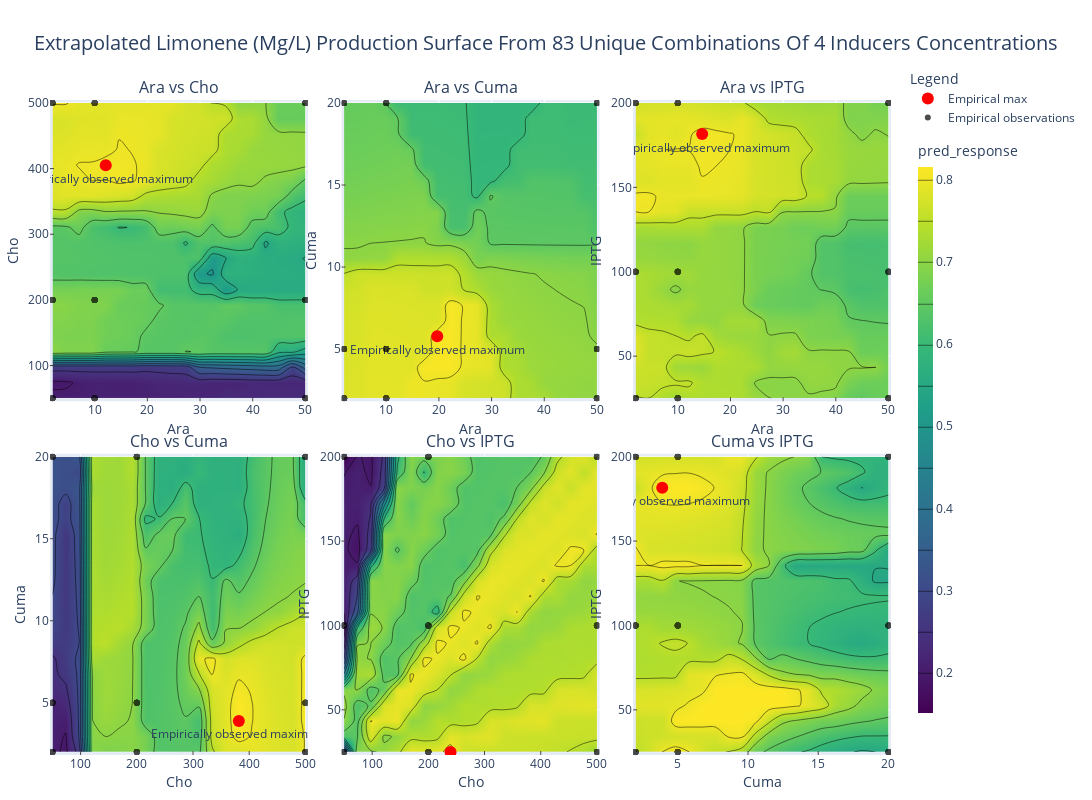

The cell this chart's notebook holds for it:
### Code cell
from IPython.display import Image, display


def file_write(fig, filename):
    file_name = filename.replace(" ", "-").lower()
    fig.update_layout(height=800, width=1400)
    fig.write_image(
        f"images/{file_name}.png", width=1400, height=800
    )  # Save with same parameters as shown
    # display(Image(filename=f"images/{file_name}.png"))
    fig.show()


plotter = mg_mod.MeshGridSlicePlotter(
    response_mesh_grid,
    parameters,
    "pred_response",
    optimum_coords,
    cutoff=50,
    empirical_grid_df=unique_combinations,
)
fig = plotter.plot_all_slices()
fig.update_layout(
    title_text="Extrapolated Limonene (mg/L) production surface from 83 unique combinations of 4 inducers concentrations".title(),
    title_font_size=20,
)


file_write(fig, "dry signal")

### Figure 1 — Plotly figure (JSON) as saved in the notebook; plotly's stock layout.template omitted (floating-point values rounded to 4 significant figures; data arrays with more than 128 entries replaced by an {"elided": "..."} marker saying what was removed)
{"data": [{"colorscale": [[0, "#440154"], [0.1111, "#482878"], [0.2222, "#3e4989"], [0.3333, "#31688e"], [0.4444, "#26828e"], [0.5556, "#1f9e89"], [0.6667, "#35b779"], [0.7778, "#6ece58"], [0.8889, "#b5de2b"], [1, "#fde725"]], "contours": {"coloring": "heatmap"}, "legendgroup": "Limonene (mg/L)", "name": "Limonene (mg/L)", "showscale": false, "type": "contour", "x": [2.0, 4.526, 7.053, 9.579, 12.11, 14.63, 17.16, 19.68, 22.21, 24.74, 27.26, 29.79, 32.32, 34.84, 37.37, 39.89, 42.42, 44.95, 47.47, 50.0], "xaxis": "x", "y": [50.0, 73.68, 97.37, 121.1, 144.7, 168.4, 192.1, 215.8, 239.5, 263.2, 286.8, 310.5, 334.2, 357.9, 381.6, 405.3, 428.9, 452.6, 476.3, 500.0], "yaxis": "y", "z": {"elided": "20x20 float values"}, "zmax": 0.8163, "zmin": 0.1514}, {"marker": {"color": "red", "size": 12, "symbol": "circle"}, "mode": "markers+text", "name": "Empirical max", "showlegend": true, "text": ["Empirically observed maximum"], "textposition": "bottom center", "type": "scatter", "x": [12.11], "xaxis": "x", "y": [405.3], "yaxis": "y"}, {"marker": {"color": "black", "size": 6}, "mode": "markers", "name": "Empirical observations", "opacity": 0.7, "showlegend": true, "type": "scatter", "x": [2.0, 2.0, 2.0, 2.0, 2.0, 2.0, 2.0, 2.0, 2.0, 2.0, 2.0, 2.0, 2.0, 2.0, 2.0, 2.0, 2.0, 2.0, 2.0, 2.0, 2.0, 2.0, 2.0, 2.0, 2.0, 2.0, 2.0, 10.0, 10.0, 10.0, 10.0, 10.0, 10.0, 10.0, 10.0, 10.0, 10.0, 10.0, 10.0, 10.0, 10.0, 10.0, 10.0, 10.0, 10.0, 10.0, 10.0, 10.0, 10.0, 10.0, 10.0, 10.0, 10.0, 10.0, 50.0, 50.0, 50.0, 50.0, 50.0, 50.0, 50.0, 50.0, 50.0, 50.0, 50.0, 50.0, 50.0, 50.0, 50.0, 50.0, 50.0, 50.0, 50.0, 50.0, 50.0, 50.0, 50.0, 50.0, 50.0, 50.0, 50.0], "xaxis": "x", "y": [50.0, 50.0, 50.0, 50.0, 50.0, 50.0, 50.0, 50.0, 50.0, 200.0, 200.0, 200.0, 200.0, 200.0, 200.0, 200.0, 200.0, 200.0, 500.0, 500.0, 500.0, 500.0, 500.0, 500.0, 500.0, 500.0, 500.0, 50.0, 50.0, 50.0, 50.0, 50.0, 50.0, 50.0, 50.0, 50.0, 200.0, 200.0, 200.0, 200.0, 200.0, 200.0, 200.0, 200.0, 200.0, 500.0, 500.0, 500.0, 500.0, 500.0, 500.0, 500.0, 500.0, 500.0, 50.0, 50.0, 50.0, 50.0, 50.0, 50.0, 50.0, 50.0, 50.0, 200.0, 200.0, 200.0, 200.0, 200.0, 200.0, 200.0, 200.0, 200.0, 500.0, 500.0, 500.0, 500.0, 500.0, 500.0, 500.0, 500.0, 500.0], "yaxis": "y"}, {"colorscale": [[0, "#440154"], [0.1111, "#482878"], [0.2222, "#3e4989"], [0.3333, "#31688e"], [0.4444, "#26828e"], [0.5556, "#1f9e89"], [0.6667, "#35b779"], [0.7778, "#6ece58"], [0.8889, "#b5de2b"], [1, "#fde725"]], "contours": {"coloring": "heatmap"}, "legendgroup": "Limonene (mg/L)", "name": "Limonene (mg/L)", "showscale": false, "type": "contour", "x": [2.0, 4.526, 7.053, 9.579, 12.11, 14.63, 17.16, 19.68, 22.21, 24.74, 27.26, 29.79, 32.32, 34.84, 37.37, 39.89, 42.42, 44.95, 47.47, 50.0], "xaxis": "x2", "y": [2.0, 2.947, 3.895, 4.842, 5.789, 6.737, 7.684, 8.632, 9.579, 10.53, 11.47, 12.42, 13.37, 14.32, 15.26, 16.21, 17.16, 18.11, 19.05, 20.0], "yaxis": "y2", "z": {"elided": "20x20 float values"}, "zmax": 0.8163, "zmin": 0.1514}, {"marker": {"color": "red", "size": 12, "symbol": "circle"}, "mode": "markers+text", "name": "Empirical max", "showlegend": false, "text": ["Empirically observed maximum"], "textposition": "bottom center", "type": "scatter", "x": [19.68], "xaxis": "x2", "y": [5.789], "yaxis": "y2"}, {"marker": {"color": "black", "size": 6}, "mode": "markers", "name": "Empirical observations", "opacity": 0.7, "showlegend": false, "type": "scatter", "x": [2.0, 2.0, 2.0, 2.0, 2.0, 2.0, 2.0, 2.0, 2.0, 2.0, 2.0, 2.0, 2.0, 2.0, 2.0, 2.0, 2.0, 2.0, 2.0, 2.0, 2.0, 2.0, 2.0, 2.0, 2.0, 2.0, 2.0, 10.0, 10.0, 10.0, 10.0, 10.0, 10.0, 10.0, 10.0, 10.0, 10.0, 10.0, 10.0, 10.0, 10.0, 10.0, 10.0, 10.0, 10.0, 10.0, 10.0, 10.0, 10.0, 10.0, 10.0, 10.0, 10.0, 10.0, 50.0, 50.0, 50.0, 50.0, 50.0, 50.0, 50.0, 50.0, 50.0, 50.0, 50.0, 50.0, 50.0, 50.0, 50.0, 50.0, 50.0, 50.0, 50.0, 50.0, 50.0, 50.0, 50.0, 50.0, 50.0, 50.0, 50.0], "xaxis": "x2", "y": [2.0, 2.0, 2.0, 5.0, 5.0, 5.0, 20.0, 20.0, 20.0, 2.0, 2.0, 2.0, 5.0, 5.0, 5.0, 20.0, 20.0, 20.0, 2.0, 2.0, 2.0, 5.0, 5.0, 5.0, 20.0, 20.0, 20.0, 2.0, 2.0, 2.0, 5.0, 5.0, 5.0, 20.0, 20.0, 20.0, 2.0, 2.0, 2.0, 5.0, 5.0, 5.0, 20.0, 20.0, 20.0, 2.0, 2.0, 2.0, 5.0, 5.0, 5.0, 20.0, 20.0, 20.0, 2.0, 2.0, 2.0, 5.0, 5.0, 5.0, 20.0, 20.0, 20.0, 2.0, 2.0, 2.0, 5.0, 5.0, 5.0, 20.0, 20.0, 20.0, 2.0, 2.0, 2.0, 5.0, 5.0, 5.0, 20.0, 20.0, 20.0], "yaxis": "y2"}, {"colorscale": [[0, "#440154"], [0.1111, "#482878"], [0.2222, "#3e4989"], [0.3333, "#31688e"], [0.4444, "#26828e"], [0.5556, "#1f9e89"], [0.6667, "#35b779"], [0.7778, "#6ece58"], [0.8889, "#b5de2b"], [1, "#fde725"]], "contours": {"coloring": "heatmap"}, "legendgroup": "Limonene (mg/L)", "name": "Limonene (mg/L)", "showscale": false, "type": "contour", "x": [2.0, 4.526, 7.053, 9.579, 12.11, 14.63, 17.16, 19.68, 22.21, 24.74, 27.26, 29.79, 32.32, 34.84, 37.37, 39.89, 42.42, 44.95, 47.47, 50.0], "xaxis": "x3", "y": [25.0, 34.21, 43.42, 52.63, 61.84, 71.05, 80.26, 89.47, 98.68, 107.9, 117.1, 126.3, 135.5, 144.7, 153.9, 163.2, 172.4, 181.6, 190.8, 200.0], "yaxis": "y3", "z": {"elided": "20x20 float values"}, "zmax": 0.8163, "zmin": 0.1514}, {"marker": {"color": "red", "size": 12, "symbol": "circle"}, "mode": "markers+text", "name": "Empirical max", "showlegend": false, "text": ["Empirically observed maximum"], "textposition": "bottom center", "type": "scatter", "x": [14.63], "xaxis": "x3", "y": [181.6], "yaxis": "y3"}, {"marker": {"color": "black", "size": 6}, "mode": "markers", "name": "Empirical observations", "opacity": 0.7, "showlegend": false, "type": "scatter", "x": [2.0, 2.0, 2.0, 2.0, 2.0, 2.0, 2.0, 2.0, 2.0, 2.0, 2.0, 2.0, 2.0, 2.0, 2.0, 2.0, 2.0, 2.0, 2.0, 2.0, 2.0, 2.0, 2.0, 2.0, 2.0, 2.0, 2.0, 10.0, 10.0, 10.0, 10.0, 10.0, 10.0, 10.0, 10.0, 10.0, 10.0, 10.0, 10.0, 10.0, 10.0, 10.0, 10.0, 10.0, 10.0, 10.0, 10.0, 10.0, 10.0, 10.0, 10.0, 10.0, 10.0, 10.0, 50.0, 50.0, 50.0, 50.0, 50.0, 50.0, 50.0, 50.0, 50.0, 50.0, 50.0, 50.0, 50.0, 50.0, 50.0, 50.0, 50.0, 50.0, 50.0, 50.0, 50.0, 50.0, 50.0, 50.0, 50.0, 50.0, 50.0], "xaxis": "x3", "y": [25, 100, 200, 25, 100, 200, 25, 100, 200, 25, 100, 200, 25, 100, 200, 25, 100, 200, 25, 100, 200, 25, 100, 200, 25, 100, 200, 25, 100, 200, 25, 100, 200, 25, 100, 200, 25, 100, 200, 25, 100, 200, 25, 100, 200, 25, 100, 200, 25, 100, 200, 25, 100, 200, 25, 100, 200, 25, 100, 200, 25, 100, 200, 25, 100, 200, 25, 100, 200, 25, 100, 200, 25, 100, 200, 25, 100, 200, 25, 100, 200], "yaxis": "y3"}, {"colorscale": [[0, "#440154"], [0.1111, "#482878"], [0.2222, "#3e4989"], [0.3333, "#31688e"], [0.4444, "#26828e"], [0.5556, "#1f9e89"], [0.6667, "#35b779"], [0.7778, "#6ece58"], [0.8889, "#b5de2b"], [1, "#fde725"]], "contours": {"coloring": "heatmap"}, "legendgroup": "Limonene (mg/L)", "name": "Limonene (mg/L)", "showscale": false, "type": "contour", "x": [50.0, 73.68, 97.37, 121.1, 144.7, 168.4, 192.1, 215.8, 239.5, 263.2, 286.8, 310.5, 334.2, 357.9, 381.6, 405.3, 428.9, 452.6, 476.3, 500.0], "xaxis": "x4", "y": [2.0, 2.947, 3.895, 4.842, 5.789, 6.737, 7.684, 8.632, 9.579, 10.53, 11.47, 12.42, 13.37, 14.32, 15.26, 16.21, 17.16, 18.11, 19.05, 20.0], "yaxis": "y4", "z": {"elided": "20x20 float values"}, "zmax": 0.8163, "zmin": 0.1514}, {"marker": {"color": "red", "size": 12, "symbol": "circle"}, "mode": "markers+text", "name": "Empirical max", "showlegend": false, "text": ["Empirically observed maximum"], "textposition": "bottom center", "type": "scatter", "x": [381.6], "xaxis": "x4", "y": [3.895], "yaxis": "y4"}, {"marker": {"color": "black", "size": 6}, "mode": "markers", "name": "Empirical observations", "opacity": 0.7, "showlegend": false, "type": "scatter", "x": [50.0, 50.0, 50.0, 50.0, 50.0, 50.0, 50.0, 50.0, 50.0, 200.0, 200.0, 200.0, 200.0, 200.0, 200.0, 200.0, 200.0, 200.0, 500.0, 500.0, 500.0, 500.0, 500.0, 500.0, 500.0, 500.0, 500.0, 50.0, 50.0, 50.0, 50.0, 50.0, 50.0, 50.0, 50.0, 50.0, 200.0, 200.0, 200.0, 200.0, 200.0, 200.0, 200.0, 200.0, 200.0, 500.0, 500.0, 500.0, 500.0, 500.0, 500.0, 500.0, 500.0, 500.0, 50.0, 50.0, 50.0, 50.0, 50.0, 50.0, 50.0, 50.0, 50.0, 200.0, 200.0, 200.0, 200.0, 200.0, 200.0, 200.0, 200.0, 200.0, 500.0, 500.0, 500.0, 500.0, 500.0, 500.0, 500.0, 500.0, 500.0], "xaxis": "x4", "y": [2.0, 2.0, 2.0, 5.0, 5.0, 5.0, 20.0, 20.0, 20.0, 2.0, 2.0, 2.0, 5.0, 5.0, 5.0, 20.0, 20.0, 20.0, 2.0, 2.0, 2.0, 5.0, 5.0, 5.0, 20.0, 20.0, 20.0, 2.0, 2.0, 2.0, 5.0, 5.0, 5.0, 20.0, 20.0, 20.0, 2.0, 2.0, 2.0, 5.0, 5.0, 5.0, 20.0, 20.0, 20.0, 2.0, 2.0, 2.0, 5.0, 5.0, 5.0, 20.0, 20.0, 20.0, 2.0, 2.0, 2.0, 5.0, 5.0, 5.0, 20.0, 20.0, 20.0, 2.0, 2.0, 2.0, 5.0, 5.0, 5.0, 20.0, 20.0, 20.0, 2.0, 2.0, 2.0, 5.0, 5.0, 5.0, 20.0, 20.0, 20.0], "yaxis": "y4"}, {"colorscale": [[0, "#440154"], [0.1111, "#482878"], [0.2222, "#3e4989"], [0.3333, "#31688e"], [0.4444, "#26828e"], [0.5556, "#1f9e89"], [0.6667, "#35b779"], [0.7778, "#6ece58"], [0.8889, "#b5de2b"], [1, "#fde725"]], "contours": {"coloring": "heatmap"}, "legendgroup": "Limonene (mg/L)", "name": "Limonene (mg/L)", "showscale": false, "type": "contour", "x": [50.0, 73.68, 97.37, 121.1, 144.7, 168.4, 192.1, 215.8, 239.5, 263.2, 286.8, 310.5, 334.2, 357.9, 381.6, 405.3, 428.9, 452.6, 476.3, 500.0], "xaxis": "x5", "y": [25.0, 34.21, 43.42, 52.63, 61.84, 71.05, 80.26, 89.47, 98.68, 107.9, 117.1, 126.3, 135.5, 144.7, 153.9, 163.2, 172.4, 181.6, 190.8, 200.0], "yaxis": "y5", "z": {"elided": "20x20 float values"}, "zmax": 0.8163, "zmin": 0.1514}, {"marker": {"color": "red", "size": 12, "symbol": "circle"}, "mode": "markers+text", "name": "Empirical max", "showlegend": false, "text": ["Empirically observed maximum"], "textposition": "bottom center", "type": "scatter", "x": [239.5], "xaxis": "x5", "y": [25], "yaxis": "y5"}, {"marker": {"color": "black", "size": 6}, "mode": "markers", "name": "Empirical observations", "opacity": 0.7, "showlegend": false, "type": "scatter", "x": [50.0, 50.0, 50.0, 50.0, 50.0, 50.0, 50.0, 50.0, 50.0, 200.0, 200.0, 200.0, 200.0, 200.0, 200.0, 200.0, 200.0, 200.0, 500.0, 500.0, 500.0, 500.0, 500.0, 500.0, 500.0, 500.0, 500.0, 50.0, 50.0, 50.0, 50.0, 50.0, 50.0, 50.0, 50.0, 50.0, 200.0, 200.0, 200.0, 200.0, 200.0, 200.0, 200.0, 200.0, 200.0, 500.0, 500.0, 500.0, 500.0, 500.0, 500.0, 500.0, 500.0, 500.0, 50.0, 50.0, 50.0, 50.0, 50.0, 50.0, 50.0, 50.0, 50.0, 200.0, 200.0, 200.0, 200.0, 200.0, 200.0, 200.0, 200.0, 200.0, 500.0, 500.0, 500.0, 500.0, 500.0, 500.0, 500.0, 500.0, 500.0], "xaxis": "x5", "y": [25, 100, 200, 25, 100, 200, 25, 100, 200, 25, 100, 200, 25, 100, 200, 25, 100, 200, 25, 100, 200, 25, 100, 200, 25, 100, 200, 25, 100, 200, 25, 100, 200, 25, 100, 200, 25, 100, 200, 25, 100, 200, 25, 100, 200, 25, 100, 200, 25, 100, 200, 25, 100, 200, 25, 100, 200, 25, 100, 200, 25, 100, 200, 25, 100, 200, 25, 100, 200, 25, 100, 200, 25, 100, 200, 25, 100, 200, 25, 100, 200], "yaxis": "y5"}, {"colorbar": {"len": 0.9, "thickness": 15, "title": {"text": "pred_response"}, "x": 1.02, "y": 0.5, "yanchor": "middle"}, "colorscale": [[0, "#440154"], [0.1111, "#482878"], [0.2222, "#3e4989"], [0.3333, "#31688e"], [0.4444, "#26828e"], [0.5556, "#1f9e89"], [0.6667, "#35b779"], [0.7778, "#6ece58"], [0.8889, "#b5de2b"], [1, "#fde725"]], "contours": {"coloring": "heatmap"}, "legendgroup": "Limonene (mg/L)", "name": "Limonene (mg/L)", "showscale": true, "type": "contour", "x": [2.0, 2.947, 3.895, 4.842, 5.789, 6.737, 7.684, 8.632, 9.579, 10.53, 11.47, 12.42, 13.37, 14.32, 15.26, 16.21, 17.16, 18.11, 19.05, 20.0], "xaxis": "x6", "y": [25.0, 34.21, 43.42, 52.63, 61.84, 71.05, 80.26, 89.47, 98.68, 107.9, 117.1, 126.3, 135.5, 144.7, 153.9, 163.2, 172.4, 181.6, 190.8, 200.0], "yaxis": "y6", "z": {"elided": "20x20 float values"}, "zmax": 0.8163, "zmin": 0.1514}, {"marker": {"color": "red", "size": 12, "symbol": "circle"}, "mode": "markers+text", "name": "Empirical max", "showlegend": false, "text": ["Empirically observed maximum"], "textposition": "bottom center", "type": "scatter", "x": [3.895], "xaxis": "x6", "y": [181.6], "yaxis": "y6"}, {"marker": {"color": "black", "size": 6}, "mode": "markers", "name": "Empirical observations", "opacity": 0.7, "showlegend": false, "type": "scatter", "x": [2.0, 2.0, 2.0, 5.0, 5.0, 5.0, 20.0, 20.0, 20.0, 2.0, 2.0, 2.0, 5.0, 5.0, 5.0, 20.0, 20.0, 20.0, 2.0, 2.0, 2.0, 5.0, 5.0, 5.0, 20.0, 20.0, 20.0, 2.0, 2.0, 2.0, 5.0, 5.0, 5.0, 20.0, 20.0, 20.0, 2.0, 2.0, 2.0, 5.0, 5.0, 5.0, 20.0, 20.0, 20.0, 2.0, 2.0, 2.0, 5.0, 5.0, 5.0, 20.0, 20.0, 20.0, 2.0, 2.0, 2.0, 5.0, 5.0, 5.0, 20.0, 20.0, 20.0, 2.0, 2.0, 2.0, 5.0, 5.0, 5.0, 20.0, 20.0, 20.0, 2.0, 2.0, 2.0, 5.0, 5.0, 5.0, 20.0, 20.0, 20.0], "xaxis": "x6", "y": [25, 100, 200, 25, 100, 200, 25, 100, 200, 25, 100, 200, 25, 100, 200, 25, 100, 200, 25, 100, 200, 25, 100, 200, 25, 100, 200, 25, 100, 200, 25, 100, 200, 25, 100, 200, 25, 100, 200, 25, 100, 200, 25, 100, 200, 25, 100, 200, 25, 100, 200, 25, 100, 200, 25, 100, 200, 25, 100, 200, 25, 100, 200, 25, 100, 200, 25, 100, 200, 25, 100, 200, 25, 100, 200, 25, 100, 200, 25, 100, 200], "yaxis": "y6"}], "layout": {"annotations": [{"font": {"size": 16}, "showarrow": false, "text": "Ara vs Cho", "x": 0.1533, "xanchor": "center", "xref": "paper", "y": 1, "yanchor": "bottom", "yref": "paper"}, {"font": {"size": 16}, "showarrow": false, "text": "Ara vs Cuma", "x": 0.5, "xanchor": "center", "xref": "paper", "y": 1, "yanchor": "bottom", "yref": "paper"}, {"font": {"size": 16}, "showarrow": false, "text": "Ara vs IPTG", "x": 0.8467, "xanchor": "center", "xref": "paper", "y": 1, "yanchor": "bottom", "yref": "paper"}, {"font": {"size": 16}, "showarrow": false, "text": "Cho vs Cuma", "x": 0.1533, "xanchor": "center", "xref": "paper", "y": 0.46, "yanchor": "bottom", "yref": "paper"}, {"font": {"size": 16}, "showarrow": false, "text": "Cho vs IPTG", "x": 0.5, "xanchor": "center", "xref": "paper", "y": 0.46, "yanchor": "bottom", "yref": "paper"}, {"font": {"size": 16}, "showarrow": false, "text": "Cuma vs IPTG", "x": 0.8467, "xanchor": "center", "xref": "paper", "y": 0.46, "yanchor": "bottom", "yref": "paper"}], "height": 800, "legend": {"orientation": "v", "title": {"text": "Legend"}, "y": 0.95, "yanchor": "bottom"}, "margin": {"b": 40, "l": 40, "r": 120, "t": 100}, "showlegend": true, "title": {"font": {"size": 20}, "text": "Extrapolated Limonene (Mg/L) Production Surface From 83 Unique Combinations Of 4 Inducers Concentrations", "x": 0.5}, "width": 1400, "xaxis": {"anchor": "y", "autorange": false, "domain": [0, 0.3067], "range": [1.52, 50.48], "ticklen": 4, "ticks": "inside", "title": {"standoff": 6, "text": "Ara"}}, "xaxis2": {"anchor": "y2", "autorange": false, "domain": [0.3467, 0.6533], "range": [1.52, 50.48], "ticklen": 4, "ticks": "inside", "title": {"standoff": 6, "text": "Ara"}}, "xaxis3": {"anchor": "y3", "autorange": false, "domain": [0.6933, 1], "range": [1.52, 50.48], "ticklen": 4, "ticks": "inside", "title": {"standoff": 6, "text": "Ara"}}, "xaxis4": {"anchor": "y4", "autorange": false, "domain": [0, 0.3067], "range": [45.5, 504.5], "ticklen": 4, "ticks": "inside", "title": {"standoff": 6, "text": "Cho"}}, "xaxis5": {"anchor": "y5", "autorange": false, "domain": [0.3467, 0.6533], "range": [45.5, 504.5], "ticklen": 4, "ticks": "inside", "title": {"standoff": 6, "text": "Cho"}}, "xaxis6": {"anchor": "y6", "autorange": false, "domain": [0.6933, 1], "range": [1.82, 20.18], "ticklen": 4, "ticks": "inside", "title": {"standoff": 6, "text": "Cuma"}}, "yaxis": {"anchor": "x", "autorange": false, "domain": [0.54, 1], "range": [45.5, 504.5], "ticklen": 4, "ticks": "inside", "title": {"standoff": 6, "text": "Cho"}}, "yaxis2": {"anchor": "x2", "autorange": false, "domain": [0.54, 1], "range": [1.82, 20.18], "ticklen": 4, "ticks": "inside", "title": {"standoff": 6, "text": "Cuma"}}, "yaxis3": {"anchor": "x3", "autorange": false, "domain": [0.54, 1], "range": [23.25, 201.8], "ticklen": 4, "ticks": "inside", "title": {"standoff": 6, "text": "IPTG"}}, "yaxis4": {"anchor": "x4", "autorange": false, "domain": [0, 0.46], "range": [1.82, 20.18], "ticklen": 4, "ticks": "inside", "title": {"standoff": 6, "text": "Cuma"}}, "yaxis5": {"anchor": "x5", "autorange": false, "domain": [0, 0.46], "range": [23.25, 201.8], "ticklen": 4, "ticks": "inside", "title": {"standoff": 6, "text": "IPTG"}}, "yaxis6": {"anchor": "x6", "autorange": false, "domain": [0, 0.46], "range": [23.25, 201.8], "ticklen": 4, "ticks": "inside", "title": {"standoff": 6, "text": "IPTG"}}}}
